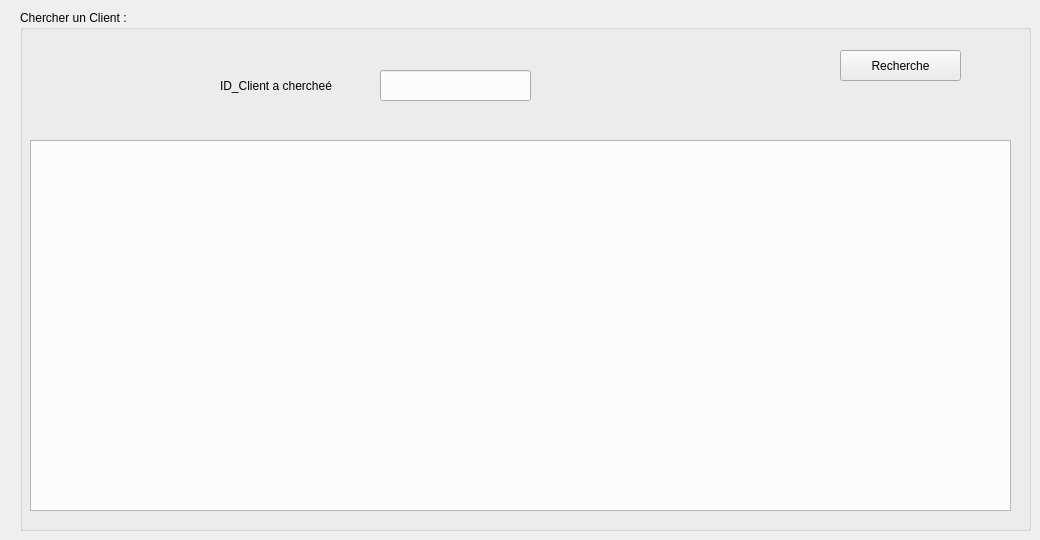
      <widget class="QWidget" name="Recherche_2">
       <attribute name="title">
        <string>Recherche</string>
       </attribute>
       <widget class="QTableView" name="ViewClientRecherche_2">
        <property name="geometry">
         <rect>
          <x>30</x>
          <y>140</y>
          <width>981</width>
          <height>371</height>
         </rect>
        </property>
       </widget>
       <widget class="QLabel" name="id_ClientR_2">
        <property name="geometry">
         <rect>
          <x>220</x>
          <y>70</y>
          <width>131</width>
          <height>31</height>
         </rect>
        </property>
        <property name="text">
         <string>ID_Client a chercheé</string>
        </property>
       </widget>
       <widget class="QPushButton" name="RechercheClient_2">
        <property name="geometry">
         <rect>
          <x>840</x>
          <y>50</y>
          <width>121</width>
          <height>31</height>
         </rect>
        </property>
        <property name="text">
         <string>Recherche</string>
        </property>
       </widget>
       <widget class="QLineEdit" name="id_clientR_3">
        <property name="geometry">
         <rect>
          <x>380</x>
          <y>70</y>
          <width>151</width>
          <height>31</height>
         </rect>
        </property>
        <property name="placeholderText">
         <string/>
        </property>
       </widget>
       <widget class="QGroupBox" name="groupBox_16">
        <property name="geometry">
         <rect>
          <x>20</x>
          <y>10</y>
          <width>1011</width>
          <height>521</height>
         </rect>
        </property>
        <property name="title">
         <string>Chercher un Client :</string>
        </property>
       </widget>
      </widget>
